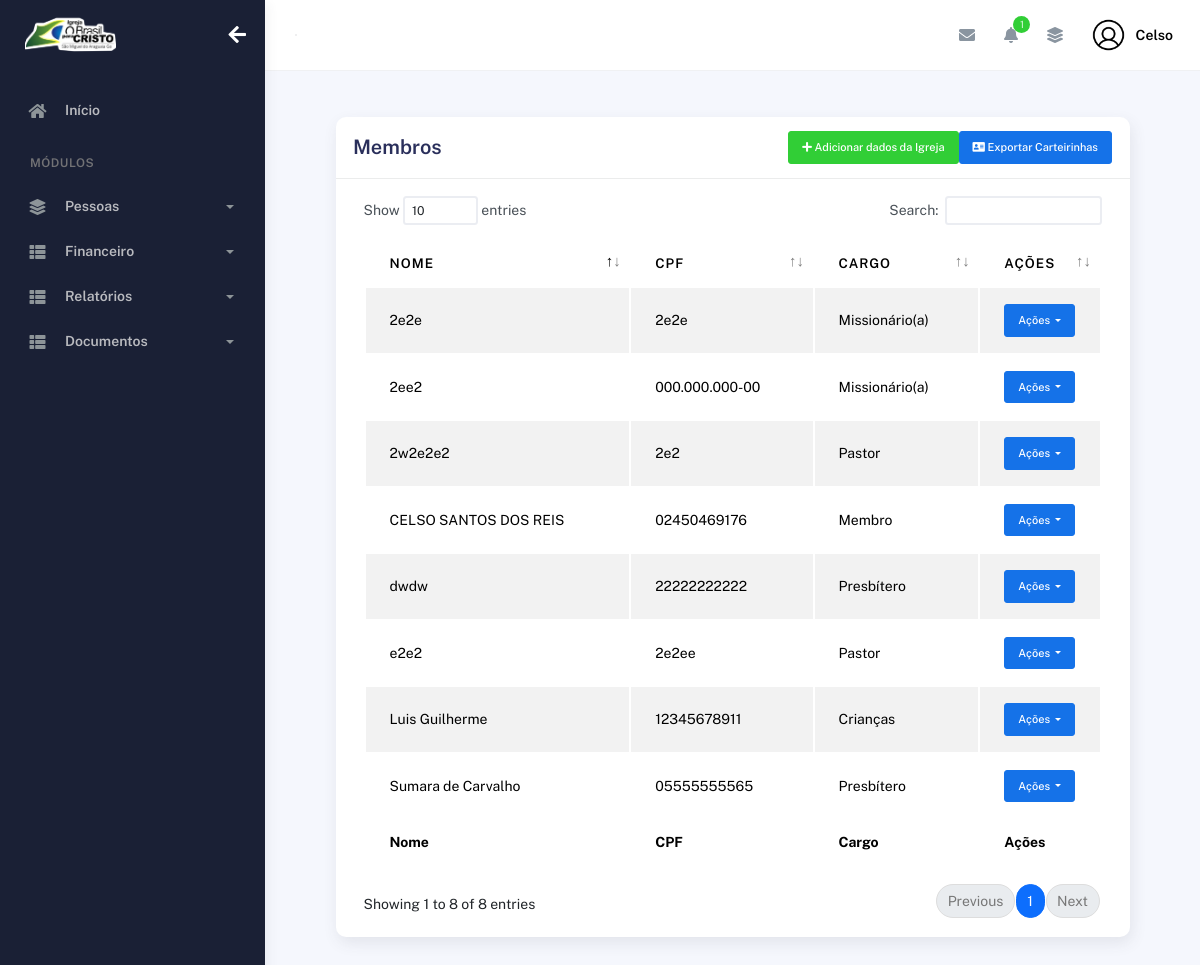
Page /index/membros/ (signed in) on the committed database.
### plataformaigreja/models.py (models this page shows, shortened)
class Membros(models.Model):
    choices_sexo = (('F', 'Feminino'),
                    ('M', 'Masculino'))
    choices_cargo = (('A', 'Auxiliar'),
                     ('C', 'Congregado'),
                     ('Cr', 'Crianças'),
                     ('Da', 'Diaconisa'),
                     ('D', 'Diácono'),
                     ('E', 'Evangelista'),
                     ('J', 'Jovem'),
                     ('Mb', 'Membro'),
                     ('Mi', 'Missionário(a)'),
                     ('Pr', 'Pastor'),
                     ('P', 'Presbítero'))
    nome = models.CharField(max_length=50)
    sexo = models.CharField(max_length=1, choices=choices_sexo)
    cpf = models.CharField(max_length=20, blank=True, null=True)
    email = models.EmailField(blank=True, null=True)
    telefone = models.CharField(max_length=19, blank=True, null=True)
    endereco = models.CharField(max_length=100, blank=True, null=True)
    foto = models.ImageField(upload_to="img_membros", null=True, blank=True)
    data_nascimento = models.DateField(null=True, blank=True)
    data_batismo = models.DateField(null=True, blank=True)
    cargo = models.CharField(max_length=2, choices=choices_cargo)
    pastor = models.ForeignKey(
        User,
        on_delete=models.CASCADE
    )

### plataformaigreja/views.py (the view, shortened to what this page needs)
# urls.py: path('membros/', views.membros, name='membros'),
@login_required(login_url='/usuarios/login')
def membros(request):
    if request.method == "GET":
        membros = Membros.objects.filter(pastor=request.user)
        return render(request, 'membros.html', {'membros': membros})

### igreja/context_processors.py (called while the page is built)
def logo_igreja(request):
    if request.user.is_authenticated:
        igreja = Igreja.objects.filter(pastor=request.user).first()
        return {"logo_igreja": igreja.logo.url if igreja and igreja.logo else None}
    return {"logo_igreja": None}

### plataformaigreja/templates/membros.html (shortened to what this page needs)
{% extends "bases/base_plataformaigreja.html" %}
{% load static %}
{% block 'conteudo' %}
  <div class="container">
    <div class="page-inner">
      <div class="col-md-12">
        <div class="card">
          <div class="card-header">
            <div class="d-flex align-items-center">
              <h4 class="card-title">Membros</h4>
                <button class="btn btn-success ms-auto btn-sm" data-bs-toggle="modal" data-bs-target="#addRowModal">
                  <i class="fa fa-plus"></i>
                  Adicionar dados da Igreja
                </button>
                <a href="{% url 'selecionar_carteirinhas' %}" class="btn btn-primary btn-sm"><i class="fas fa-address-card"></i> Exportar Carteirinhas</a>
            </div>
          </div>
        <div class="card-body">
                    <div class="table-responsive">
                      <table
                        id="add-row"
                        class="display table table-striped table-hover"
                      >
                        <thead>
                          <tr>
                            <th>Nome</th>
                            <th>CPF</th>
                            <th>CARGO</th>
                            <th style="width: 10%">Ações</th>
                          </tr>
                        </thead>
                        <tfoot>
                          <tr>
                            <th>Nome</th>
                            <th>CPF</th>
                            <th>Cargo</th>
                            <th>Ações</th>
                          </tr>
                        </tfoot>
                        <tbody>
                          {% for membro in membros %}
                            <tr>
                              <td>{{membro.nome}}</td>
                              <td>{{membro.cpf | default:"000.000.000-00"}}</td>
                              <td>
                                {% if membro.cargo == "Mb" %}
                                  Membro
                                {% elif membro.cargo == "A" %}
                                  Auxiliar
                                {% elif membro.cargo == "C" %}
                                  Congregado
                                {% elif membro.cargo == "Cr" %}
                                  Crianças
                                {% elif membro.cargo == "Da" %}
                                  Diaconisa
                                {% elif membro.cargo == "D" %}
                                  Diácono
                                {% elif membro.cargo == "E" %}
                                  Evangelista
                                {% elif membro.cargo == "J" %}
                                  Jovem
                                {% elif membro.cargo == "Mi" %}
                                  Missionário(a)
                                {% elif membro.cargo == "Pr" %}
                                  Pastor
                                {% elif membro.cargo == "P" %}
                                  Presbítero
                                {% endif %}
                              </td>
                              <td>
                                  <button id="btnGroupDrop1" type="button" class="btn btn-primary btn-sm dropdown-toggle" data-bs-toggle="dropdown" aria-expanded="false">
                                    Ações
                                  </button>
                              </td>
                            </tr>
                          {% endfor %}
                        </tbody>
                      </table>
                    </div>
                  </div>
                </div>
              </div>
            </div>
          </div>
        </div>
      </div>
    </div>
{% endblock %}

### templates/bases/base.html (shortened to what this page needs)
{% load static %}
<!DOCTYPE html>
<html lang="pt-BR">
  <head>
    <link href="{% static 'geral/assets/css/bootstrap.min.css' %}" rel="stylesheet">
    <link href="{% static 'geral/assets/css/plugins.min.css' %}" rel="stylesheet">
    <link href="{% static 'geral/assets/css/kaiadmin.min.css' %}" rel="stylesheet">
    <link href="{% static 'geral/assets/css/demo.css' %}" rel="stylesheet">
  </head>
  <body>
    <div class="wrapper">
      {% if user.is_authenticated %}
        <div class="sidebar" data-background-color="dark">
          <div class="sidebar-logo">
            <div class="logo-header" data-background-color="dark">
              <a href="{% url 'dashboard_igreja' %}" class="logo">
              {% if logo_igreja %}
                  <img src="{{ logo_igreja }}" alt="Logo da Igreja" class="navbar-brand" height="50"/>
              {% else %}
                  <p>Nenhuma logo cadastrada.</p>
              {% endif %}
              </a>
              <div class="nav-toggle">
                <button class="btn btn-toggle toggle-sidebar">
                  <i class="fas fa-arrow-left"></i>
                </button>
              </div>
            </div>
          </div>
          <div class="sidebar-wrapper scrollbar scrollbar-inner">
            <div class="sidebar-content">
              <ul class="nav nav-secondary">
                <li class="nav-item">
                  <a
                    href="{% url 'dashboard_igreja' %}"
                    aria-expanded="false"
                  >
                    <i class="fas fa-home"></i>
                    <p>Início</p>
                  </a>
                </li>
                <li class="nav-section">
                  <h4 class="text-section">Módulos</h4>
                </li>
                <li class="nav-item">
                  <a data-bs-toggle="collapse" href="#base">
                    <i class="fas fa-layer-group"></i>
                    <p>Pessoas</p>
                    <span class="caret"></span>
                  </a>
                </li>
                <li class="nav-item">
                  <a data-bs-toggle="collapse" href="#sidebarLayouts">
                    <i class="fas fa-th-list"></i>
                    <p>Financeiro</p>
                    <span class="caret"></span>
                  </a>
                </li>
                <li class="nav-item">
                  <a data-bs-toggle="collapse" href="#sidebarRelatorios">
                    <i class="fas fa-th-list"></i>
                    <p>Relatórios</p>
                    <span class="caret"></span>
                  </a>
                </li>
                <li class="nav-item">
                  <a data-bs-toggle="collapse" href="#sidebarDocumentos">
                    <i class="fas fa-th-list"></i>
                    <p>Documentos</p>
                    <span class="caret"></span>
                  </a>
                </li>
              </ul>
            </div>
          </div>
        </div>
        <div class="main-panel">
          <div class="main-header">
            <nav
              class="navbar navbar-header navbar-header-transparent navbar-expand-lg border-bottom"
            >
              <div class="container-fluid">
                <nav
                  class="navbar navbar-header-left navbar-expand-lg navbar-form nav-search p-0 d-none d-lg-flex"
                >
                  <div class="input-group">
                </nav>
                <ul class="navbar-nav topbar-nav ms-md-auto align-items-center">
                  <li class="nav-item topbar-icon dropdown hidden-caret">
                    <a
                      class="nav-link dropdown-toggle"
                      href="#"
                      id="messageDropdown"
                      role="button"
                      data-bs-toggle="dropdown"
                      aria-haspopup="true"
                      aria-expanded="false"
                    >
                      <i class="fa fa-envelope"></i>
                    </a>
                  </li>
                  <li class="nav-item topbar-icon dropdown hidden-caret">
                    <a
                      class="nav-link dropdown-toggle"
                      href="#"
                      id="notifDropdown"
                      role="button"
                      data-bs-toggle="dropdown"
                      aria-haspopup="true"
                      aria-expanded="false"
                    >
                      <i class="fa fa-bell"></i>
                      <span class="notification">1</span>
                    </a>
                  </li>
                  <li class="nav-item topbar-icon dropdown hidden-caret">
                    <a
                      class="nav-link"
                      data-bs-toggle="dropdown"
                      href="#"
                      aria-expanded="false"
                    >
                      <i class="fas fa-layer-group"></i>
                    </a>
                  </li>
                  <li class="nav-item topbar-user dropdown hidden-caret">
                    <a
                      class="dropdown-toggle profile-pic"
                      data-bs-toggle="dropdown"
                      href="#"
                      aria-expanded="false"
                    >
                      <div class="avatar-sm">
                        <img
                          src="{% static 'geral/assets/img/profile.png'%}"
                          alt="..."
                          class="avatar-img rounded-circle"
                        />
                      </div>
                      <span class="profile-username">
                        <span class="fw-bold">{{ user.first_name }}</span>
                      </span>
                    </a>
                  </li>
                </ul>
              </div>
            </nav>
          </div>
          <div class="container">
            <div class="page-inner">
            {% block 'conteudo' %}
            {% endblock %}
            </div>
    {% endif %}
  </body>
</html>

### rows in the picture
Membros: nome "Sumara de Carvalho", cpf "05555555565", cargo "Presbítero"
Membros: nome "Luis Guilherme", cpf "12345678911", cargo "Crianças"
Membros: nome "CELSO SANTOS DOS REIS", cpf "02450469176", cargo "Membro"
Membros: nome "dwdw", cpf "22222222222", cargo "Presbítero"
Membros: nome "2w2e2e2", cpf "2e2", cargo "Pastor"
Membros: nome "e2e2", cpf "2e2ee", cargo "Pastor"
Membros: nome "2e2e", cpf "2e2e", cargo "Missionário(a)"
Membros: nome "2ee2", cpf "000.000.000-00", cargo "Missionário(a)"

### other values in the picture
{{ user.first_name }} "Celso"
